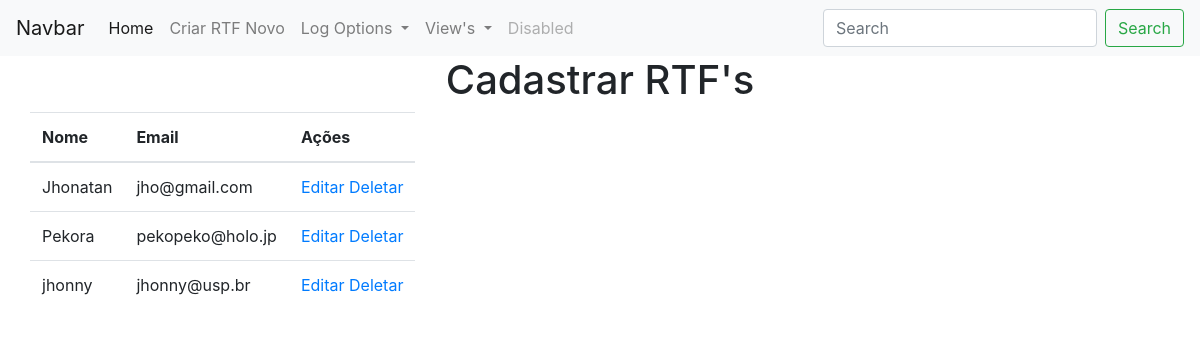
The app's page /viewUsers with its own data.
### app.py (models this page shows, shortened)
class users(db.Model):
    id = db.Column("id", db.Integer, primary_key=True, autoincrement=True)
    name = db.Column("name", db.String(100))
    email = db.Column("email", db.String(100), unique=True)

### app.py (the view)
@app.route("/viewUsers")
def viewUsers():
    return render_template("viewUsers.html", values=users.query.all())

### templates/viewUsers.html (shortened to what this page needs)
{% extends "base.html" %}
{% block content %}
    <div class="container">
        <div class="row">
            <div class="col-xs-12">
                <table class="table">
                    <thead>
                        <th>Nome</th>
                        <th>Email</th>
                        <th>Ações</th>
                    </thead>
                    <tbody>
                        {% for item in values %}
                            <tr>
                                <td>{{ item.name }}</td>
                                <td>{{ item.email }}</td>
                                <td>
                                    <a href="#">Editar</a>
                                    <a href="{{url_for('delete_user', id=item.id)}}">Deletar</a>
                                </td>
                            </tr>
                        {% endfor %}
                    </tbody>
                </table>
            </div>
        </div>
    </div>
{% endblock %}

### records on screen
users: name "Jhonatan", email "jho@gmail.com"
users: name "Pekora", email "pekopeko@holo.jp"
users: name "jhonny", email "jhonny@usp.br"
